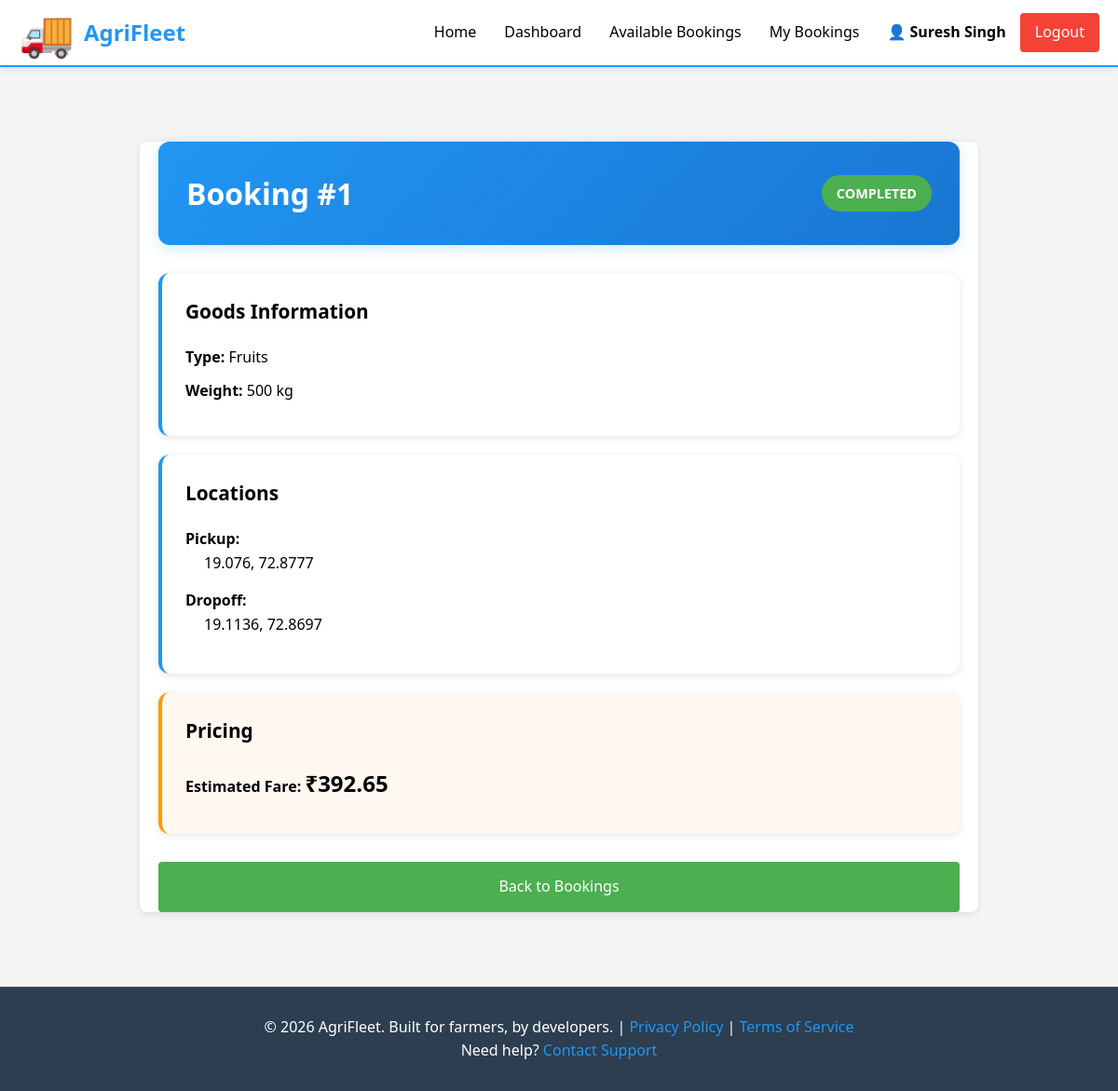
The page /driver/booking/1 (signed in) on the database its author committed.
### models.py (models this page shows, shortened)
class User(db.Model):
    __tablename__ = 'users'
    id = db.Column(db.Integer, primary_key=True)
    email = db.Column(db.String(255), unique=True, nullable=False, index=True)
    password_hash = db.Column(db.String(255), nullable=False)
    role = db.Column(db.String(20), nullable=False, default='farmer')
    full_name = db.Column(db.String(255), nullable=False)
    phone_number = db.Column(db.String(20))
    created_at = db.Column(db.DateTime, default=datetime.utcnow)
    driver = db.relationship('Driver', back_populates='user', uselist=False, cascade='all, delete-orphan')
    farmer_bookings = db.relationship('Booking', foreign_keys='Booking.farmer_id', back_populates='farmer', cascade='all, delete-orphan')
    driver_bookings = db.relationship('Booking', foreign_keys='Booking.driver_id', back_populates='driver_user', cascade='all, delete-orphan')
    def is_farmer(self):
        return self.role == 'farmer'
    def is_driver(self):
        return self.role == 'driver'

class Booking(db.Model):
    __tablename__ = 'bookings'
    id = db.Column(db.Integer, primary_key=True)
    farmer_id = db.Column(db.Integer, db.ForeignKey('users.id'), nullable=False)
    driver_id = db.Column(db.Integer, db.ForeignKey('users.id'), nullable=True)
    pickup_latitude = db.Column(db.Float, nullable=False)
    pickup_longitude = db.Column(db.Float, nullable=False)
    dropoff_latitude = db.Column(db.Float, nullable=False)
    dropoff_longitude = db.Column(db.Float, nullable=False)
    goods_type = db.Column(db.String(255), nullable=False)
    weight_kg = db.Column(db.Integer, nullable=False)
    estimated_fare = db.Column(db.Float, nullable=False)
    final_fare = db.Column(db.Float)
    status = db.Column(db.String(20), default='PENDING', nullable=False)
    created_at = db.Column(db.DateTime, default=datetime.utcnow)
    accepted_at = db.Column(db.DateTime)
    completed_at = db.Column(db.DateTime)
    farmer = db.relationship('User', foreign_keys=[farmer_id], back_populates='farmer_bookings')
    driver_user = db.relationship('User', foreign_keys=[driver_id], back_populates='driver_bookings')

### routes/driver_routes.py (the view)
@driver_bp.route('/booking/<int:booking_id>')
@driver_required
def booking_details(booking_id):
    current_user = get_current_user()
    booking = Booking.query.get(booking_id)
    if not booking:
        flash('Booking not found', 'danger')
        return redirect(url_for('driver.dashboard'))
    details = get_booking_details(booking_id)
    return render_template(
        'driver/booking_details.html',
        booking=booking,
        farmer=details['farmer'],
        driver=details['driver']
    )

### app.py (called while the page is built)
def create_app(config_class=None):
    app = Flask(__name__, template_folder='templates', static_folder='static')
    if config_class is None:
        config_class = config
    app.config.from_object(config_class)
    db.init_app(app)
    app.register_blueprint(auth_bp)
    app.register_blueprint(farmer_bp)
    app.register_blueprint(driver_bp)
    @app.context_processor
    def inject_user():
        return {'current_user': get_current_user()}
    @app.errorhandler(404)
    def not_found(error):
        return render_template('errors/404.html'), 404
    @app.errorhandler(500)
    def server_error(error):
        return render_template('errors/500.html'), 500
    @app.route('/')
    def index():
        """Landing page"""
        return render_template('index.html')
    with app.app_context():
        db.create_all()
        logger.info('Database tables created')
    return app

### auth.py (called while the page is built)
def get_current_user():
    user_id = session.get('user_id')
    if user_id:
        return User.query.get(user_id)
    return None

def is_logged_in():
    return 'user_id' in session

def driver_required(f):
    @wraps(f)
    def decorated_function(*args, **kwargs):
        if not is_logged_in():
            flash('Please log in first', 'warning')
            return redirect(url_for('auth.login'))
        user = get_current_user()
        if not user or not user.is_driver():
            flash('Only drivers can access this page', 'danger')
            return redirect(url_for('index'))
        return f(*args, **kwargs)
    return decorated_function

### services/booking_service.py (called while the page is built)
def get_booking_details(booking_id):
    booking = Booking.query.get(booking_id)
    if not booking:
        return None
    farmer = User.query.get(booking.farmer_id)
    driver = None
    driver_user = None
    if booking.driver_id:
        driver_user = User.query.get(booking.driver_id)
        driver = Driver.query.filter_by(user_id=booking.driver_id).first()
    return {
        'booking': booking,
        'farmer': farmer,
        'driver': driver,
        'driver_user': driver_user
    }

### templates/driver/booking_details.html (shortened to what this page needs)
{% extends "base.html" %}
{% block content %}
<div class="details-container">
    <div class="details-header">
        <h1>Booking #{{ booking.id }}</h1>
        <span class="status-badge status-{{ booking.status|lower }}">{{ booking.status }}</span>
    </div>
    <div class="details-section">
        <h3 style="color: #000; margin: 0 0 20px 0;">Goods Information</h3>
        <div style="color: #333; margin: 10px 0;">
            <strong style="color: #000;">Type:</strong> <span style="color: #000;">{{ booking.goods_type }}</span>
        </div>
        <div style="color: #333; margin: 10px 0;">
            <strong style="color: #000;">Weight:</strong> <span style="color: #000;">{{ booking.weight_kg }} kg</span>
        </div>
    </div>
    <div class="details-section">
        <h3 style="color: #000; margin: 0 0 20px 0;">Locations</h3>
        <div style="color: #333; margin: 15px 0;">
            <strong style="color: #000;">Pickup:</strong>
            <span style="color: #000; display: block; margin-left: 20px;">{{ booking.pickup_latitude }}, {{ booking.pickup_longitude }}</span>
        </div>
        <div style="color: #333; margin: 15px 0;">
            <strong style="color: #000;">Dropoff:</strong>
            <span style="color: #000; display: block; margin-left: 20px;">{{ booking.dropoff_latitude }}, {{ booking.dropoff_longitude }}</span>
        </div>
    </div>
    <div class="details-section" style="background: #fff8f0; border-left: 4px solid #FF9800;">
        <h3 style="color: #FF9800; margin: 0 0 20px 0;">Pricing</h3>
        <div style="color: #333; margin: 10px 0;">
            <strong style="color: #000;">Estimated Fare:</strong>
            <span style="font-size: 1.5em; color: #FF9800; font-weight: bold;">₹{{ booking.estimated_fare }}</span>
        </div>
    </div>
    <div class="action-buttons">
        <a href="{{ url_for('driver.available_bookings') }}" class="btn btn-secondary" style="flex: 1; padding: 14px; text-align: center; font-size: 1em;">Back to Bookings</a>
    </div>
</div>
{% endblock %}

### templates/base.html (shortened to what this page needs)
<!DOCTYPE html>
<html lang="en">
<head>
    <link rel="stylesheet" href="{{ url_for('static', filename='css/style.css') }}">
    <link rel="stylesheet" href="{{ url_for('static', filename='css/responsive.css') }}">
    <link rel="stylesheet" href="{{ url_for('static', filename='css/animations.css') }}">
</head>
<body>
    <nav class="navbar">
        <div class="navbar-container">
            <div class="navbar-brand">
                <a href="{{ url_for('index') }}" class="brand-logo">
                    <span class="brand-icon">🚚</span>
                    <span class="brand-text">AgriFleet</span>
                </a>
            </div>
            <ul class="navbar-menu">
                {% if current_user %}
                    <li><a href="{{ url_for('index') }}" class="nav-link">Home</a></li>
                    {% if current_user.is_farmer() %}
                        <li><a href="{{ url_for('farmer.dashboard') }}" class="nav-link">Dashboard</a></li>
                        <li><a href="{{ url_for('farmer.create_booking_page') }}" class="nav-link">New Booking</a></li>
                        <li><a href="{{ url_for('farmer.bookings') }}" class="nav-link">My Bookings</a></li>
                    {% elif current_user.is_driver() %}
                        <li><a href="{{ url_for('driver.dashboard') }}" class="nav-link">Dashboard</a></li>
                        <li><a href="{{ url_for('driver.available_bookings') }}" class="nav-link">Available Bookings</a></li>
                        <li><a href="{{ url_for('driver.bookings') }}" class="nav-link">My Bookings</a></li>
                    {% elif current_user.is_admin() %}
                        <li><a href="{{ url_for('index') }}" class="nav-link">Admin</a></li>
                    {% endif %}
                    <li class="nav-user-menu">
                        <span class="nav-user-name">👤 {{ current_user.full_name }}</span>
                        <a href="{{ url_for('auth.logout') }}" class="nav-link logout-btn">Logout</a>
                    </li>
                {% else %}
                    <li><a href="{{ url_for('index') }}" class="nav-link">Home</a></li>
                    <li><a href="{{ url_for('auth.login') }}" class="nav-link">Login</a></li>
                    <li><a href="{{ url_for('auth.signup') }}" class="nav-link signup-btn">Sign Up</a></li>
                {% endif %}
            </ul>
        </div>
    </nav>
    <main class="main-container">
        {% block content %}
        {% endblock %}
    </main>
    <footer class="footer">
        <div class="footer-content">
            <p>&copy; 2026 AgriFleet. Built for farmers, by developers. | <a href="#">Privacy Policy</a> | <a href="#">Terms of Service</a></p>
            <p>Need help? <a href="mailto:support@AgriFleet.com">Contact Support</a></p>
        </div>
    </footer>
</body>
</html>

### static/css/style.css (style rules this page uses)
:root { --primary-color: #2196F3; --secondary-color: #4CAF50; --accent-color: #FF9800; --danger-color: #F44336; --warning-color: #FFC107; --bg-light: #F5F5F5; --border-color: #DDD; --text-dark: #000; --text-light: #333; --shadow: 0 2px 8px rgba(0,0,0,0.1); }
* { margin: 0; padding: 0; box-sizing: border-box; }
html, body { height: 100%; background: var(--bg-light); }
body { font-family: 'Segoe UI', Tahoma, Geneva, Verdana, sans-serif; line-height: 1.6; color: var(--text-dark); display: flex; flex-direction: column; }
main { flex: 1; }
h1, h2, h3, h4, h5, h6 { margin-bottom: 10px; color: var(--text-dark); font-weight: 600; }
h1 { font-size: 2.5em; }
h3 { font-size: 1.5em; }
a { color: var(--primary-color); text-decoration: none; }
.navbar { background: white; box-shadow: var(--shadow); position: sticky; top: 0; z-index: 100; border-bottom: 2px solid var(--primary-color); }
.navbar-container { max-width: 1200px; margin: 0 auto; padding: 0 20px; display: flex; justify-content: space-between; align-items: center; height: 70px; }
.navbar-brand { font-size: 1.5em; font-weight: bold; }
.brand-logo { display: flex; align-items: center; gap: 10px; color: var(--primary-color); text-decoration: none; }
.brand-icon { font-size: 2em; }
.brand-text { font-weight: bold; }
.navbar-menu { display: flex; list-style: none; gap: 30px; align-items: center; }
.nav-link { color: var(--text-dark); text-decoration: none; transition: color 0.3s ease; font-weight: 500; }
.logout-btn { background: var(--danger-color); color: white !important; padding: 8px 16px; border-radius: 4px; display: inline-block; }
.nav-user-menu { display: flex; gap: 15px; align-items: center; }
.nav-user-name { font-weight: bold; }
.btn { display: inline-block; padding: 10px 20px; border: none; border-radius: 4px; cursor: pointer; font-size: 1em; transition: all 0.3s ease; text-decoration: none; text-align: center; font-weight: 500; }
.btn-secondary { background: var(--secondary-color); color: white; }
.main-container { max-width: 1200px; margin: 0 auto; padding: 40px 20px; width: 100%; flex: 1; }
.status-badge { display: inline-block; padding: 6px 12px; border-radius: 20px; font-size: 0.85em; font-weight: 600; }
.status-completed { background: #4CAF50; color: white; }
.footer { background: #2c3e50; color: white; padding: 30px 20px; text-align: center; border-top: 1px solid #555; margin-top: auto; }
.footer-content { max-width: 1200px; margin: 0 auto; }
.footer a { color: var(--primary-color); }
.details-container { background: white; padding: 30px; border-radius: 8px; box-shadow: var(--shadow); }
.details-header { margin-bottom: 30px; }
.details-container { max-width: 900px; margin: 40px auto; padding: 0 20px; }
.details-header { background: linear-gradient(135deg, var(--primary-color) 0%, #1976D2 100%); color: white; padding: 30px; border-radius: 12px; margin-bottom: 30px; display: flex; justify-content: space-between; align-items: center; box-shadow: 0 4px 15px rgba(33, 150, 243, 0.2); }
.details-header h1 { margin: 0; color: white; font-size: 2em; }
.status-badge { padding: 8px 16px; border-radius: 20px; font-weight: bold; font-size: 0.9em; }
.details-section { background: white; padding: 25px; margin-bottom: 20px; border-radius: 12px; box-shadow: 0 2px 8px rgba(0,0,0,0.1); border-left: 4px solid #2196F3; color: #000 !important; }
.details-section * { color: #000 !important; }
.details-section h3 { margin: 0 0 20px 0; color: #000 !important; font-size: 1.3em; font-weight: 600; }
.action-buttons { display: flex; gap: 15px; margin-top: 30px; }
.action-buttons .btn { flex: 1; padding: 14px 20px; font-size: 1em; }

### static/css/animations.css (style rules this page uses)
body { animation: fadeIn 0.3s ease-in; }
.btn { transition: all 0.3s ease; }
a { transition: color 0.3s ease; }
.status-badge { transition: transform 0.3s ease; }
.nav-link { transition: all 0.3s ease; position: relative; }
.nav-link:not(.signup-btn):not(.logout-btn)::after { content: ''; position: absolute; bottom: -5px; left: 0; width: 0; height: 2px; background: var(--primary-color); transition: width 0.3s ease; }
html { scroll-behavior: smooth; }

### rows shown on the page
User: full_name "Suresh Singh"
Booking: id "1", status "COMPLETED", goods_type "Fruits", weight_kg "500", pickup_latitude "19.076", pickup_longitude "72.8777", dropoff_latitude "19.1136", dropoff_longitude "72.8697", estimated_fare "392.65"
